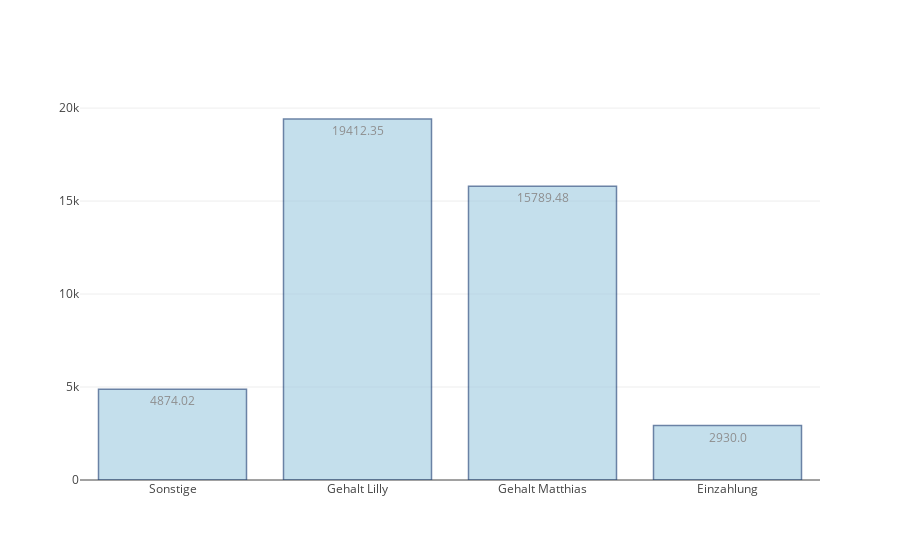

Notebook source saved alongside this figure:
### Code cell
import plotly.plotly as py
import plotly.graph_objs as go

x = labels_Einnahmen
y = values_Einnahmen

data = [go.Bar(
            x=x,
            y=y,
            text=y,
            textposition = 'auto',
            marker=dict(
                color='rgb(158,202,225)',
                line=dict(
                    color='rgb(8,48,107)',
                    width=1.5),
            ),
            opacity=0.6
        )]

iplot(data, filename='bar-direct-labels')

### Figure 1 — Plotly figure (JSON) as saved in the notebook; plotly's stock layout.template omitted (floating-point values rounded to 4 significant figures)
{"data": [{"marker": {"color": "rgb(158,202,225)", "line": {"color": "rgb(8,48,107)", "width": 1.5}}, "opacity": 0.6, "text": ["4874.02", "19412.35", "15789.48", "2930.0"], "textposition": "auto", "x": ["Sonstige", "Gehalt Lilly", "Gehalt Matthias", "Einzahlung"], "y": [4874.0, 19410.0, 15790.0, 2930], "type": "bar", "uid": "f7007200-9ae6-421e-a660-af70b7f1f897"}], "layout": {}}
